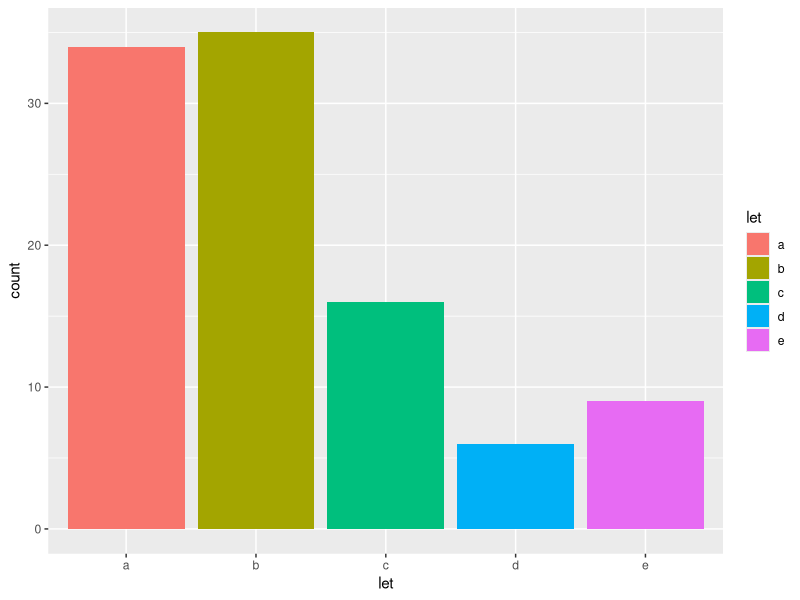

Write the R code that produced this figure.
## ---- chunk 1

set.seed(1)

## ---- chunk 2

nseFun <- function(fruit){
    fruit <- deparse(substitute(fruit))
    if(grepl("bananas", fruit, ignore.case = T)){
        return("Bananas!")
    }
    return("Not bananas...")
}

## ---- chunk 3

nseFun(oranges)
nseFun(bananas)

## ---- chunk 4

library(ggplot2)
dat <- data.frame(let = sample(letters[c(1:5,1:3,1:2)],
                               100,
                               replace = T))

## ---- chunk 5

ggplot(dat) +
    geom_bar(aes(x = let, fill = let), stat="count")

## ---- chunk 6

library(tidyverse)
tib <- tibble(x = runif(10000, 1, 100),
              y = runif(10000, 1, 100),
              let = sample(letters[c(1:5,1:3)],
                           10000, replace = T))

## ---- chunk 7

tib

## ---- chunk 8

tib %>%
    filter(let %in% c("a", "b", "c")) %>%
    mutate(prod = x*y) -> tib

tib

## ---- chunk 9

library(data.table)
dt <- data.table(x = runif(10000, 1, 100),
                 y = runif(10000, 1, 100),
                 let = sample(letters[c(1:5,1:3)],
                              10000, replace = T))

## ---- chunk 10

dt[order(let), .N, by = let]

## ---- chunk 11

dt[, prod:=x*y]
dt

